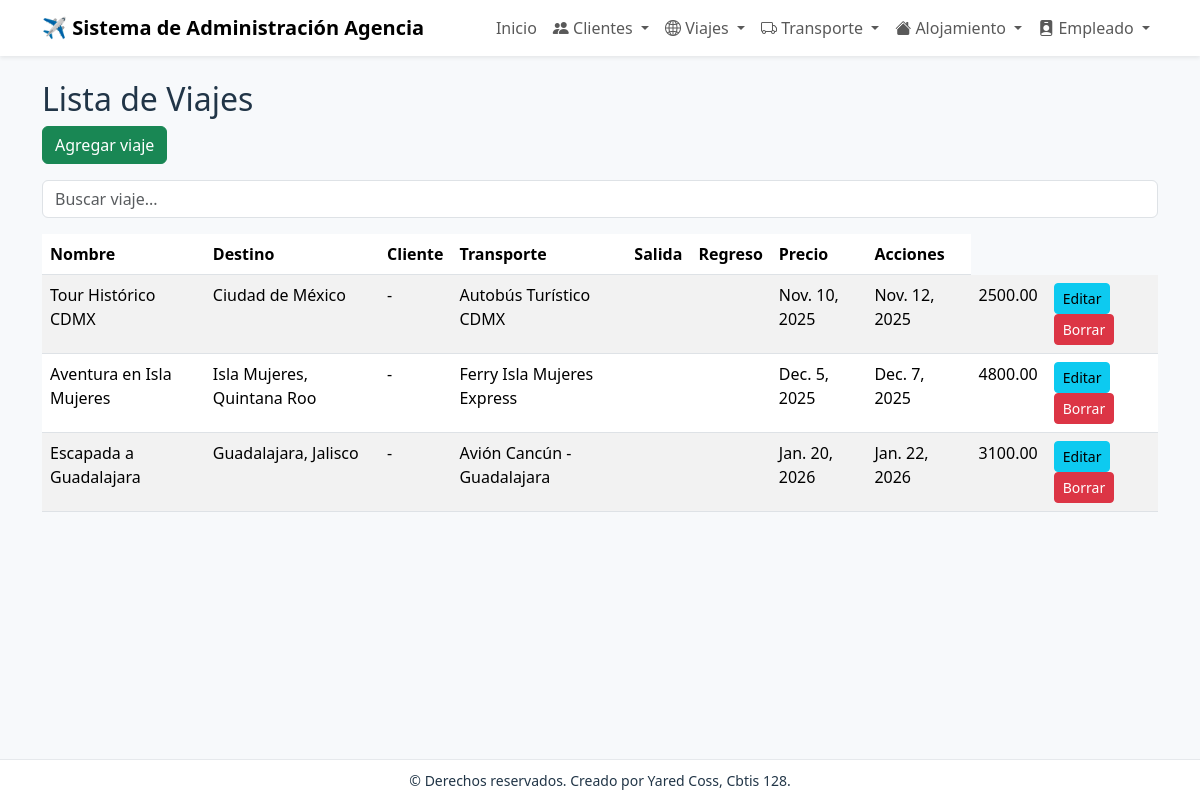
/viajes/, run on the app's committed database.
### app_clientes/models.py (models this page shows, shortened)
class Viaje(models.Model):
    nombre_viaje = models.CharField(max_length=255)
    descripcion = models.TextField()
    fecha_salida = models.DateField()
    fecha_regreso = models.DateField()
    destino = models.CharField(max_length=255)
    precio = models.DecimalField(max_digits=10, decimal_places=2)
    empleado = models.ForeignKey(Empleado, on_delete=models.CASCADE)
    alojamiento = models.ForeignKey(Alojamiento, on_delete=models.CASCADE)
    transporte = models.ForeignKey(Transporte, on_delete=models.CASCADE)
    clientes = models.ManyToManyField(Cliente, through='ClientesViajes')

class Transporte(models.Model):
    nombre_transporte = models.CharField(max_length=255)
    descripcion = models.TextField()
    tipo = models.CharField(max_length=100)
    capacidad = models.IntegerField()
    precio = models.DecimalField(max_digits=10, decimal_places=2)
    horario = models.TimeField()
    empresa = models.CharField(max_length=150, blank=True, null=True)

### app_clientes/views.py (the view)
# urls.py: path('viajes/', views.ver_viajes, name='ver_viajes'),
def ver_viajes(request):
    busqueda = request.GET.get('busqueda', '')
    viajes = Viaje.objects.filter(
        Q(nombre_viaje__icontains=busqueda) |
        Q(destino__icontains=busqueda) |
        Q(empleado__nombre_empleado__icontains=busqueda) |
        Q(alojamiento__nombre_alojamiento__icontains=busqueda)
    ).order_by('fecha_salida')
    return render(request, 'viajes/ver_viajes.html', {
        'viajes': viajes,
        'busqueda': busqueda
    })

### app_clientes/templates/viajes/ver_viajes.html (shortened to what this page needs)
{% extends 'base.html' %}
{% block content %}
<h2>Lista de Viajes</h2>
<a href="{% url 'agregar_viajes' %}" class="btn btn-success mb-3">Agregar viaje</a>
<form method="GET" class="mb-3">
    <input type="text" name="buscar" class="form-control" placeholder="Buscar viaje...">
  </form>
<table class="table table-hover table-striped">
  <thead>
    <tr>
      <th>Nombre</th>
      <th>Destino</th>
      <th>Cliente</th>
      <th>Transporte</th>
      <th>Salida</th>
      <th>Regreso</th>
      <th>Precio</th>
      <th>Acciones</th>
    </tr>
  </thead>
  <tbody>
    {% for v in viajes %}
    <tr>
      <td>{{ v.nombre_viaje }}</td>
      <td>{{ v.destino }}</td>
      <td>{% if v.cliente %}{{ v.cliente.nombre }} {{ v.cliente.apellido }}{% else %}-{% endif %}</td>
      <td>{% if v.transporte %}{{ v.transporte.nombre_transporte }}{% else %}-{% endif %}</td>
      <td>{% if v.transporte %}{{ v.transporte.nombre_empleado }}{% else %}-{% endif %}</td>
      <td>{% if v.transporte %}{{ v.transporte.nombre_alojamiento }}{% else %}-{% endif %}</td>
      <td>{{ v.fecha_salida }}</td>
      <td>{{ v.fecha_regreso }}</td>
      <td>{{ v.precio }}</td>
      <td>
        <a class="btn btn-sm btn-info" href="{% url 'actualizar_viajes' v.pk %}">Editar</a>
        <a class="btn btn-sm btn-danger" href="{% url 'borrar_viajes' v.pk %}">Borrar</a>
      </td>
    </tr>
    {% empty %}
    <tr><td colspan="10">No hay viajes registrados.</td></tr>
    {% endfor %}
  </tbody>
</table>
{% endblock %}

### app_clientes/templates/base.html (shortened to what this page needs)
<!DOCTYPE html>
<html lang="es">
<head>
  <link href="https://cdn.jsdelivr.net/npm/bootstrap@5.3.2/dist/css/bootstrap.min.css" rel="stylesheet">
</head>
<body>
    {% include 'navbar.html' %}
    <div class="container main-container mt-4">
        {% block content %}{% endblock %}
    </div>
    {% include 'footer.html' %}
</body>
</html>

### app_clientes/templates/navbar.html (shortened to what this page needs)
<nav class="navbar navbar-expand-lg navbar-light bg-white shadow-sm">
    <div class="container">
        <a class="navbar-brand" href="{% url 'inicio_agencia' %}">✈️ Sistema de Administración Agencia</a>
        <div class="collapse navbar-collapse" id="navMenu">
            <ul class="navbar-nav ms-auto">
                <li class="nav-item"><a class="nav-link" href="{% url 'inicio_agencia' %}">Inicio</a></li>
                <li class="nav-item dropdown">
            <a class="nav-link dropdown-toggle" href="#" id="clientesDrop" role="button" data-bs-toggle="dropdown">
                <i class="bi bi-people-fill"></i> Clientes
            </a>
          </li>
          <li class="nav-item dropdown">
            <a class="nav-link dropdown-toggle" href="#" id="viajesDrop" role="button" data-bs-toggle="dropdown">
              <i class="bi bi-globe2"></i> Viajes
            </a>
          </li>
          <li class="nav-item dropdown">
            <a class="nav-link dropdown-toggle" href="#" id="transpDrop" role="button" data-bs-toggle="dropdown">
              <i class="bi bi-truck"></i> Transporte
            </a>
          </li>
          <li class="nav-item dropdown">
            <a class="nav-link dropdown-toggle" href="#" id="alojamientoDrop" role="button" data-bs-toggle="dropdown">
              <i class="bi bi-house-fill"></i> Alojamiento
            </a>
          </li>
          <li class="nav-item dropdown">
            <a class="nav-link dropdown-toggle" href="#" id="empleadoDrop" role="button" data-bs-toggle="dropdown">
              <i class="bi bi-person-badge-fill"></i> Empleado
            </a>
          </li>
        </ul>
      </div>
    </div>
  </nav>
  <link rel="stylesheet" href="https://cdn.jsdelivr.net/npm/bootstrap-icons@1.10.5/font/bootstrap-icons.css">

### app_clientes/templates/footer.html
<footer class="text-center">
    <div class="container">
      <small>
        &copy; {{ now|date:"Y" }} Derechos reservados. Creado por Yared Coss, Cbtis 128.
      </small>
    </div>
  </footer>

### app_clientes/templates/base.html (style rules this page uses)
body { background: #f7f9fb; color: #213547; }
.navbar-brand { font-weight: 700; }
footer { position: fixed; bottom: 0; left: 0; right: 0; background:#fff; padding:8px 16px; border-top:1px solid #e6e9ec; }
.main-container { padding-bottom: 70px; }

### data on the page
Viaje: nombre_viaje "Tour Histórico CDMX", destino "Ciudad de México", transporte.nombre_transporte "Autobús Turístico CDMX", fecha_salida "Nov. 10, 2025", fecha_regreso "Nov. 12, 2025", precio "2500.00"
Viaje: nombre_viaje "Aventura en Isla Mujeres", destino "Isla Mujeres, Quintana Roo", transporte.nombre_transporte "Ferry Isla Mujeres Express", fecha_salida "Dec. 5, 2025", fecha_regreso "Dec. 7, 2025", precio "4800.00"
Viaje: nombre_viaje "Escapada a Guadalajara", destino "Guadalajara, Jalisco", transporte.nombre_transporte "Avión Cancún - Guadalajara", fecha_salida "Jan. 20, 2026", fecha_regreso "Jan. 22, 2026", precio "3100.00"
